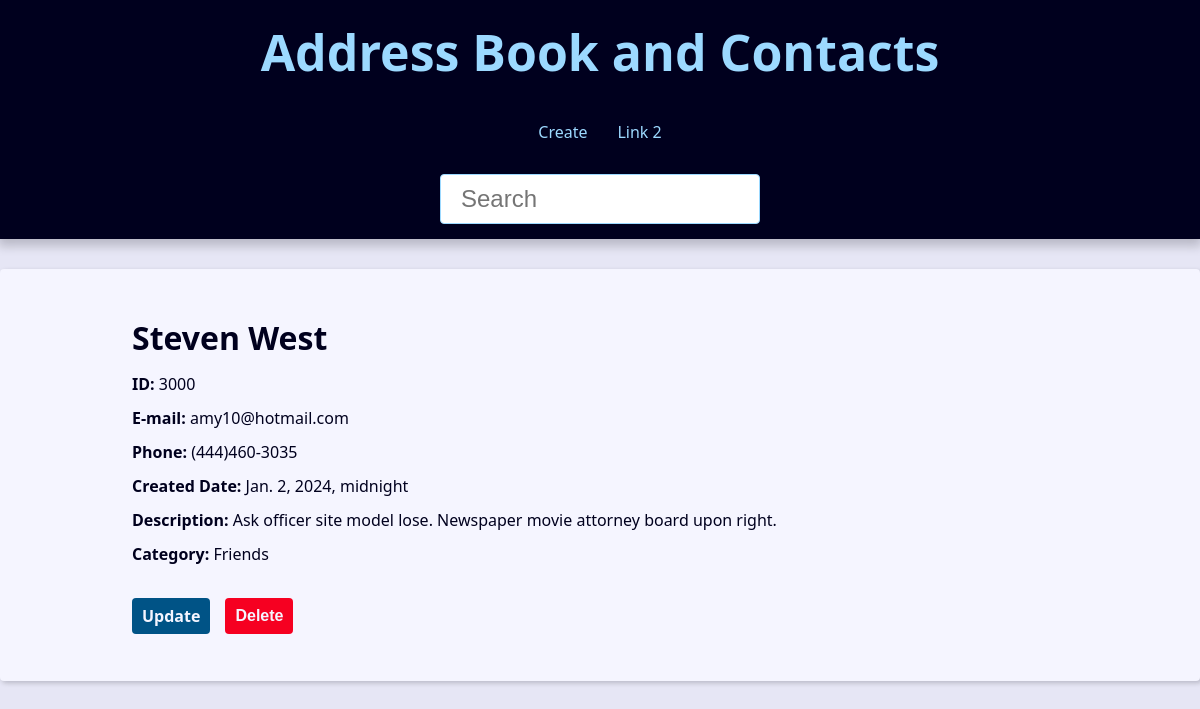
/contact/3000/, run on the app's committed database.
### contact/models.py (models this page shows, shortened)
class Contact(models.Model):
    first_name = models.CharField(max_length=50)
    last_name = models.CharField(max_length=50, blank=True)
    phone = models.CharField(max_length=50)
    email = models.EmailField(max_length=254, blank=True)
    created_date = models.DateTimeField(default=timezone.now)
    description = models.TextField(blank=True)
    show = models.BooleanField(default=True)
    picture = models.ImageField(blank=True, upload_to='pictures/%Y/%m/')
    category = models.ForeignKey(
        Category,
        on_delete=models.SET_NULL,
        blank=True, null=True
    )
    owner = models.ForeignKey(
        User,
        on_delete=models.SET_NULL,
        blank=True, null=True
    )

class Category(models.Model):
    class Meta:
        verbose_name = 'Category'
        verbose_name_plural = 'Categories'
    name = models.CharField(max_length=50)

### contact/views/contact_views.py (the view)
# urls.py: path('contact/<int:contact_id>/', views.contact, name='contact'),
def contact(request, contact_id):
    single_contact = get_object_or_404(
        Contact, pk=contact_id, show=True
    )
    site_title = f'{single_contact.first_name} {single_contact.last_name} - '
    context = {
        'contact': single_contact,
        'site_title': site_title
    }
    return render(
        request,
        'contact/contact.html',
        context
    )

### contact/templates/contact/contact.html (shortened to what this page needs)
{% extends 'global/base.html' %}
{% block content %}
  <div class="single-contact">
    <h1 class="single-contact-name">
      {{ contact.first_name }} {{ contact.last_name }}
    </h1>
    <p><b>ID:</b> {{ contact.id }}</p>
    <p><b>E-mail:</b> {{ contact.email }}</p>
    <p><b>Phone:</b> {{ contact.phone }}</p>
    <p><b>Created Date:</b> {{ contact.created_date }}</p>
    <p><b>Description:</b> {{ contact.description }}</p>
    <p><b>Category:</b> {{ contact.category.name }}</p>
    <div class="contact-links">
      <a class="btn btn-link" href="{% url 'contact:update' contact.id %}">Update</a>
      <form action="{% url 'contact:delete' contact.id %}" method="POST">
        {% if confirmation == 'no' %}
          <input type="hidden" name="confirmation" value="yes">
          <button class="btn btn-link btn-delete" type="submit">Confirm?</button>
        {% else %}
          <button class="btn btn-link btn-delete" type="submit">Delete</button>
        {% endif %}
      </form>
    </div>
  </div>
{% endblock content %}

### base_static/global/css/style.css (style rules this page uses)
:root { --spacing: 1.5rem; --link-dark-color: rgb(0, 83, 134); --link-light-color: rgb(156, 217, 255); --clr-white: rgb(245, 245, 255); --clr-black: rgb(0, 0, 30); --clr-light-gray: rgb(230, 230, 245); --clr-dark-shadow-5: rgba(0, 0, 10, 5%); --clr-dark-shadow-10: rgba(0, 0, 10, 10%); --clr-dark-shadow-20: rgba(0, 0, 10, 20%); --clr-light-shadow-5: rgba(200, 200, 255, 5%); --clr-light-shadow-10: rgba(200, 200, 255, 10%); --clr-light-shadow-20: rgba(200, 200, 255, 20%); --main-page-width: 120rem; --table-min-width: 60rem; --biggest-font-size: 5rem; --bigger-font-size: 4rem; --big-font-size: 3.2rem; --medium-font-size: 2.4rem; --small-font-size: 1.6rem; --smaller-font-size: 1.4rem; --smallest-font-size: 1.2rem; --transition-fast: 300ms; --transition-medium: 600ms; --transition-slow: 1s; --default-border-radius: 4px; }
*, *::before, *::after { margin: 0; padding: 0; box-sizing: border-box; }
html { font-size: 62.5%; }
body { font-family: system-ui, -apple-system, BlinkMacSystemFont, 'Segoe UI', Roboto, Oxygen, Ubuntu, Cantarell, 'Open Sans', 'Helvetica Neue', sans-serif; line-height: 1.5; font-size: var(--small-font-size); color: var(--clr-black); -webkit-font-smoothing: antialiased; background: var(--clr-light-gray); }
@media (min-width: 600px) { .single-contact { max-width: 80%; margin: calc(var(--spacing) * 2) auto; } }
.single-contact h1 { margin: 1rem 0; }
.single-contact p { margin: 1rem 0; }
.btn { background-color: var(--link-dark-color); color: var(--clr-white); font-weight: bold; border: none; padding: 1rem 2rem; border-radius: var(--default-border-radius); cursor: pointer; transition: filter var(--transition-fast) ease-in-out; }
.contact-links { margin-block: calc(var(--small-font-size) * 2); display: flex; align-items: center; gap: 0 var(--spacing); }
.btn-link { font-size: var(--small-font-size); text-decoration: none; font-weight: bold; padding: 1rem; display: block; line-height: var(--small-font-size); }
.btn-delete { background: rgb(246, 0, 33); }

### data on the page
Contact: first_name "Steven", last_name "West", id "3000", email "amy10@hotmail.com", phone "(444)460-3035", created_date "Jan. 2, 2024, midnight", description "Ask officer site model lose. Newspaper movie attorney board upon right.", category.name "Friends"
